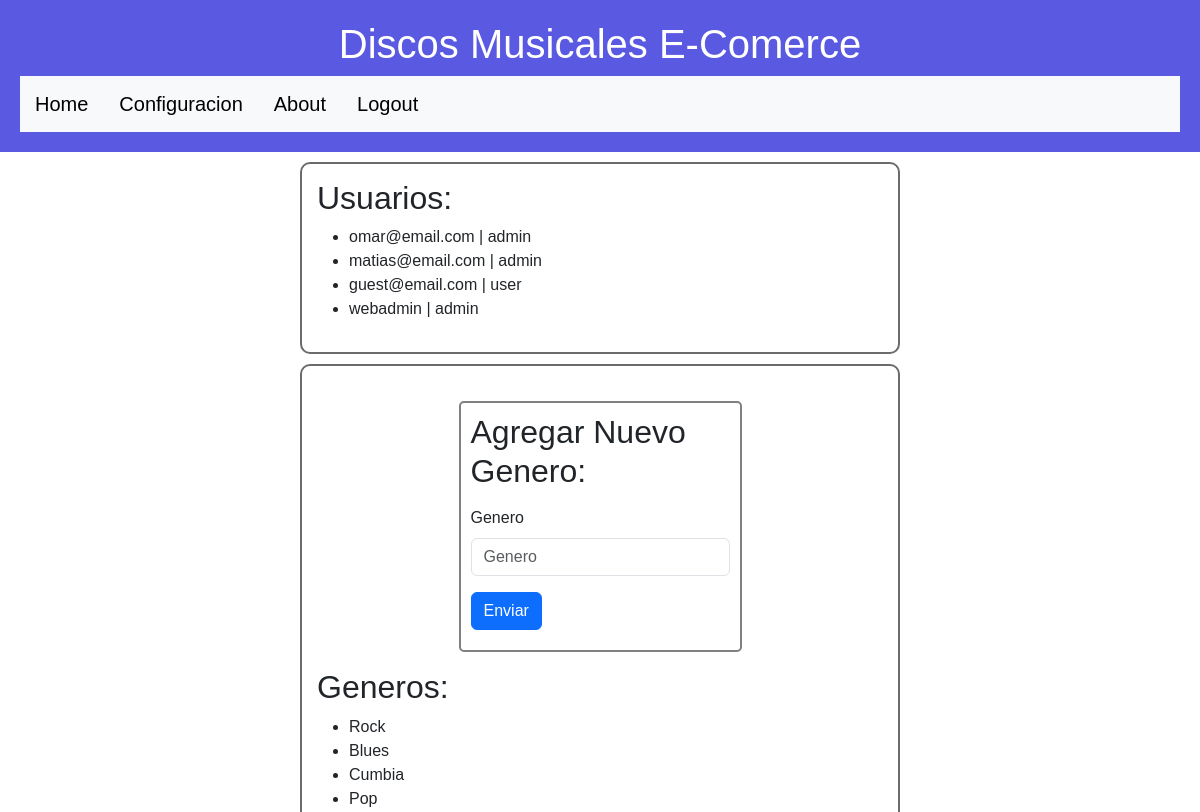
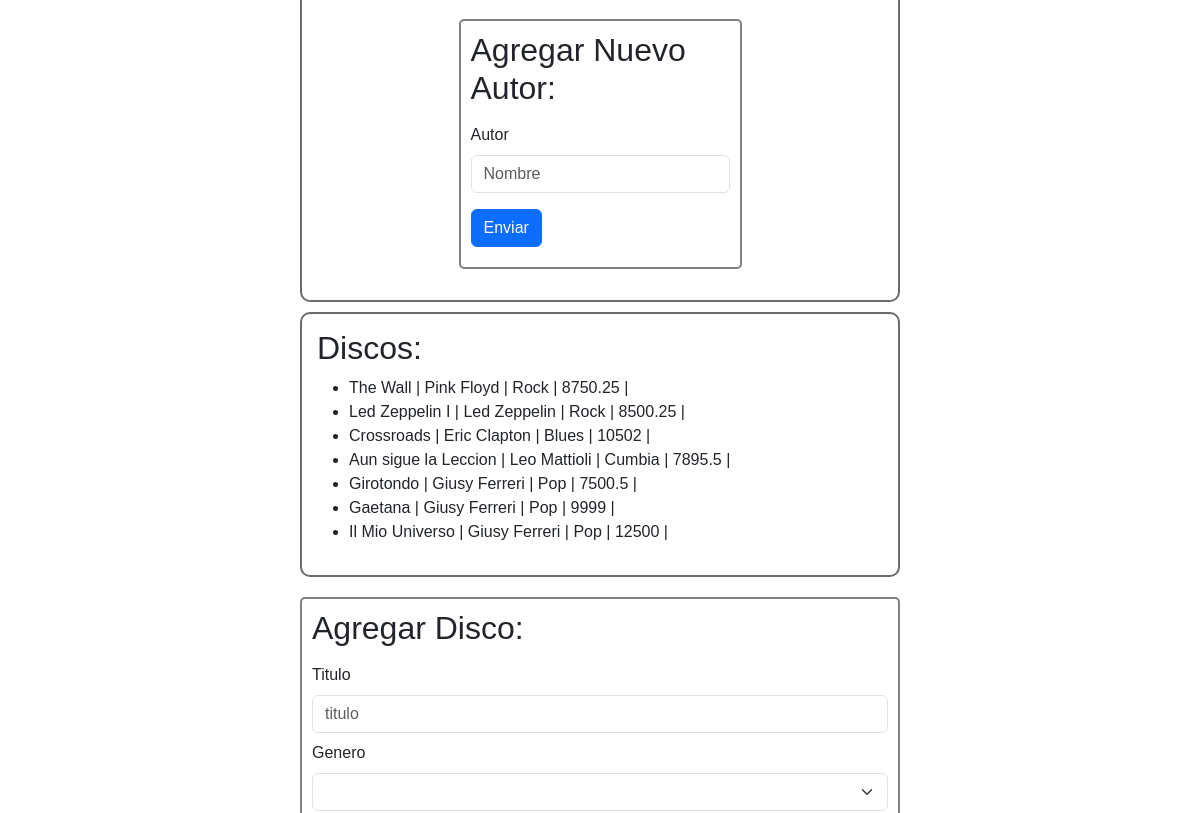
The page /configuracion (signed in, upper part) on the database as committed earlier (2 pictures, top to bottom).
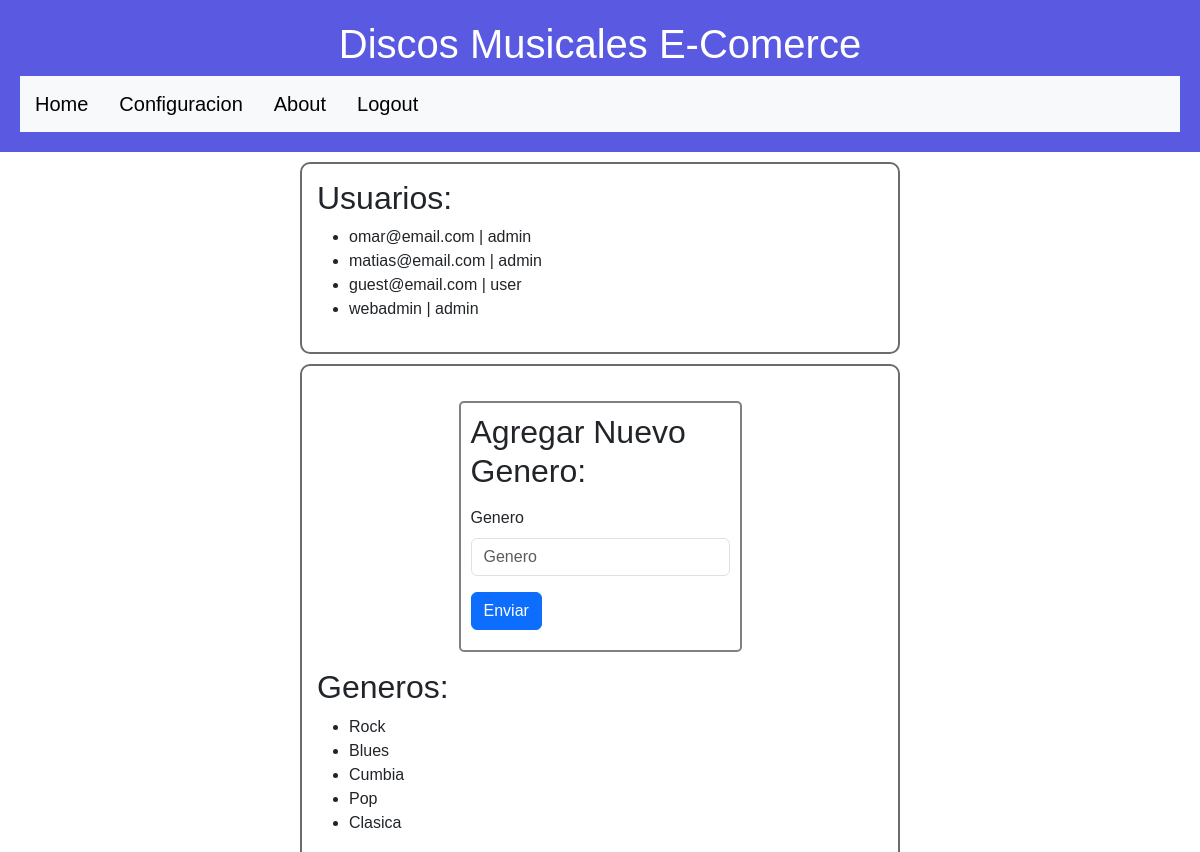
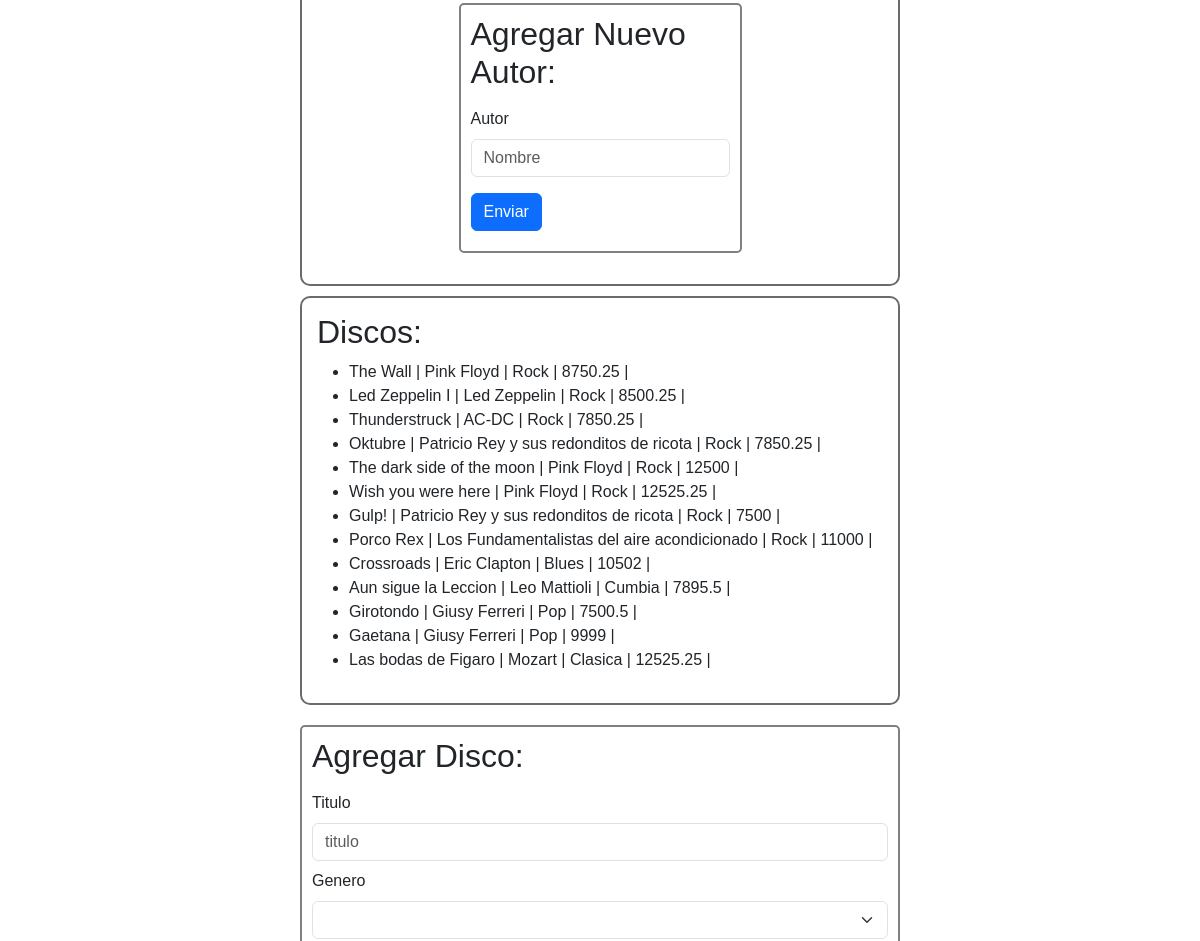
The same page on the database as committed later (2 pictures, top to bottom).
### tables this page shows
CREATE TABLE `users` (
  `id` int(11) NOT NULL,
  `email` varchar(50) NOT NULL,
  `pass` varchar(100) NOT NULL,
  `nivel` varchar(15) NOT NULL
);

CREATE TABLE `genero` (
  `id` int(10) NOT NULL,
  `categoria` varchar(250) NOT NULL
);

CREATE TABLE `discos` (
  `id` int(10) NOT NULL,
  `autor_id` int(10) NOT NULL,
  `genero_id` int(10) NOT NULL,
  `titulo` varchar(150) NOT NULL,
  `precio` double NOT NULL
);

CREATE TABLE `autor` (
  `id` int(10) NOT NULL,
  `nombre` varchar(250) NOT NULL
);

### app/controllers/config.controller.php (called while the page is built, shortened)
<?php
require_once './app/views/config.view.php';
require_once './app/models/discos.model.php';
require_once './app/models/users.model.php';
require_once './app/models/generos.model.php';
class ConfigController{
    private $genModel;
    private $view;
    private $model;
    private $usModel;
    public function __construct() {
        $this->model = new discosModel();
        $this->genModel = new GenerosModel();
        $this->usModel = new UsersModel();
        $this->view = new configView();
    }
    public function showConfig(){
        $usuarios = $this->usModel->getAllUsers();
        $discos = $this->model->getDiscos();
        $generos = $this->genModel->getCategorias();
        $this->view->showConfig($usuarios,$discos,$generos);
    }
}

### app/models/users.model.php (called while the page is built, shortened)
<?php
class UsersModel {
    private $db;
    public function __construct(){
        $this->db = new PDO("mysql:host=".MYSQL_HOST.";dbname=".MYSQL_DB.";charset=utf8",MYSQL_USER,MYSQL_PASS);
    }
    public function getAllUsers(){
        $query = $this->db->prepare('SELECT * FROM users');
        $query->execute();
        $usuarios = $query->fetchAll(PDO::FETCH_OBJ);
        return $usuarios;
    }
}

### app/models/generos.model.php (called while the page is built, shortened)
<?php
class GenerosModel{
    private $db;
    public function __construct(){
        $this->db = new PDO("mysql:host=".MYSQL_HOST.";dbname=".MYSQL_DB.";charset=utf8",MYSQL_USER,MYSQL_PASS);
    }
    public function getCategorias(){
        $query = $this->db->prepare('SELECT * FROM genero');
        $query->execute();
        $generos = $query->fetchAll(PDO::FETCH_OBJ);
        return $generos;
    }
}

### app/models/discos.model.php (called while the page is built, shortened)
<?php
class discosModel{
    private $db;
    public function __construct(){
        $this->db = new PDO("mysql:host=".MYSQL_HOST.";dbname=".MYSQL_DB.";charset=utf8",MYSQL_USER,MYSQL_PASS);
        $this->deploy();
    }
    public function getDiscos(){
        $query = $this->db->prepare('SELECT discos.id, autor.nombre, genero.categoria, discos.titulo, discos.precio FROM discos INNER JOIN autor ON discos.autor_id = autor.id INNER JOIN genero ON discos.genero_id = genero.id' );
        $query->execute();
        $discos = $query->fetchAll(PDO::FETCH_OBJ);
        return $discos;
    }
    function deploy() {
        $query = $this->db->query('SHOW TABLES');
        $tables = $query->fetchAll();
    }
}
?>

### app/views/config.view.php (the view)
<?php
class configView{
    public function showConfig($usuarios,$discos,$generos){
        require_once 'templates/header.phtml'?>
        <div class="verDisco">
            <h2>Usuarios:</h2>
            <ul>
                <?php foreach ($usuarios as $item) { ?>
                    <li><?= $item->email?> | <?= $item->nivel ?> </li>
            <?php }?>
            </ul>
        </div>
        <div class="verDisco">
        <?php require_once 'templates/formGenero.phtml' ?>
        <h2>Generos:</h2>
            <ul>
                <?php foreach ($generos as $genero) { ?>
                    <li><?= $genero->categoria?></li>
            <?php }?>
            </ul>
            <?php require_once 'templates/formAutor.phtml' ?>
        </div>
        <div class="verDisco">
        <h2>Discos:</h2>
            <ul>
                <?php foreach ($discos as $disco) { ?>
                    <li><?= $disco->titulo?> | <?= $disco->nombre?> | <?= $disco->categoria?> | <?= $disco->precio?> | </li>
            <?php }?>
            </ul>
        </div>
    <?php
    require_once 'templates/formAdd.phtml';
    require_once 'templates/footer.phtml';
    }
}
?>

### router.php (shortened to what this page needs)
<?php
require_once './app/controllers/filtro.controller.php';
require_once "./app/controllers/config.controller.php";
$action = 'home';
if (!empty( $_GET['action'])) {
    $action = $_GET['action'];
}
$params = explode('/', $action);
switch ($params[0]) {
    case 'configuracion':
        $controller = new ConfigController();
        $controller->showConfig();
        break;
}

### templates/header.phtml (shortened to what this page needs)
<!DOCTYPE html>
<html lang="en">
<head>
    <link href="https://cdn.jsdelivr.net/npm/bootstrap@5.3.2/dist/css/bootstrap.min.css" rel="stylesheet">
    <link rel="stylesheet" href="css/style.css">
</head>
<body>
    <header>
        <nav class="titulo container-fluid">
            <h1 class="col-12 text-center">Discos Musicales E-Comerce</h1>
            <nav class="navbar navbar-expand-lg bg-body-tertiary">
                <a class="navbar-brand" href="home">Home</a>
                <?php if(isset($_SESSION['logueado'])&&($_SESSION['logueado']->nivel == 'admin')){ ?>
                <a class="navbar-brand" href="configuracion">Configuracion</a>
                <?php } ?>
                <a class="navbar-brand" href="about">About</a>
                <?php if(isset($_SESSION['logueado'])){
                    ?><a class="navbar-brand" href="logout">Logout</a><?php
                } else {
                    ?><a class="navbar-brand" href="login">Login</a><?php
                }?>
            </nav>
        </nav>
    </header>

### templates/formGenero.phtml
<?php
require_once './app/models/generos.model.php';
?>
<form class="mb-3 formulario" action="addGen" method="POST">
    <h2>Agregar Nuevo Genero:</h2>
    <label class="form-label  mt-2">Genero</label>
    <input class="form-control" required type="text" name="categoria" placeholder="Genero">
    <button type="submit" class="btn btn-primary boton mt-3" >Enviar</button>
</form>

### templates/formAutor.phtml (shortened to what this page needs)
<form class="mb-3 formulario" action="addAutor" method="POST">
    <h2>Agregar Nuevo Autor:</h2>
    <label class="form-label  mt-2">Autor</label>
    <input class="form-control" required type="text" name="nombre" placeholder="Nombre">
    <button type="submit" class="btn btn-primary boton mt-3" >Enviar</button>
</form>

### templates/formAdd.phtml (shortened to what this page needs)
<?php
require_once './app/models/generos.model.php';
?>
<form class="mb-3 formulario" action="add" method="POST">
    <h2>Agregar Disco:</h2>
    <label class="form-label  mt-2">Titulo</label>
    <input class="form-control" required type="text" name="titulo" placeholder="titulo">
    <?php
    $model = new GenerosModel();
    $generos=$model->getCategorias();
    ?>
    <label class="form-label mt-2">Genero</label>
    <select name="genero" class="form-select">
        <option  value="" selected></option>
        <?php foreach ($generos as $genero) { ?>
           <option value=<?= $genero->id?>><?= $genero->categoria?></option>;<?php
        }?>
    </select>
</form>

### templates/footer.phtml (shortened to what this page needs)
</body>
</html>

### css/style.css (style rules this page uses)
body { font-family:Arial, Helvetica, sans-serif; }
.titulo, footer { padding: 20px; background-color: #5959e2; color:white; }
.formulario { max-width: 50%; margin: 20px auto 20px; padding: 10px; border: 2px solid gray; border-radius: 5px; }
a { margin-left: 15px; }
.verDisco { border: 2px solid rgb(107, 107, 107); border-radius: 10px; max-width: 50%; margin: 10px auto 10px; padding: 15px; }
.boton { margin:10px auto 10px; }

Rows that differ between the two databases and show on the page:
removed discos: titulo "Il Mio Universo", autor.nombre "Giusy Ferreri", genero.categoria "Pop", precio "12500"
added genero: categoria "Clasica"
added discos: titulo "Thunderstruck", autor.nombre "AC-DC", genero.categoria "Rock", precio "7850.25"
added discos: titulo "Oktubre", autor.nombre "Patricio Rey y sus redonditos de ricota", genero.categoria "Rock", precio "7850.25"
added discos: titulo "The dark side of the moon", autor.nombre "Pink Floyd", genero.categoria "Rock", precio "12500"
added discos: titulo "Wish you were here", autor.nombre "Pink Floyd", genero.categoria "Rock", precio "12525.25"
added discos: titulo "Gulp!", autor.nombre "Patricio Rey y sus redonditos de ricota", genero.categoria "Rock", precio "7500"
added discos: titulo "Porco Rex", autor.nombre "Los Fundamentalistas del aire acondicionado", genero.categoria "Rock", precio "11000"
added discos: titulo "Las bodas de Figaro", autor.nombre "Mozart", genero.categoria "Clasica", precio "12525.25"
